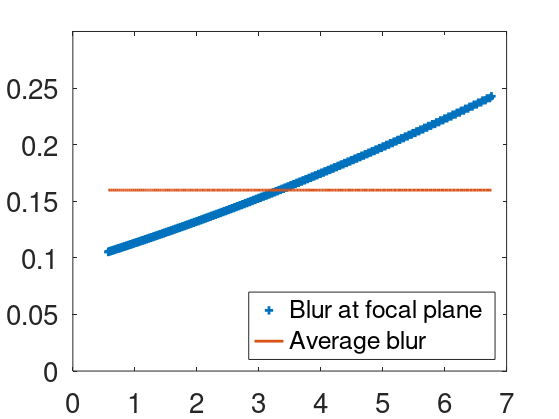
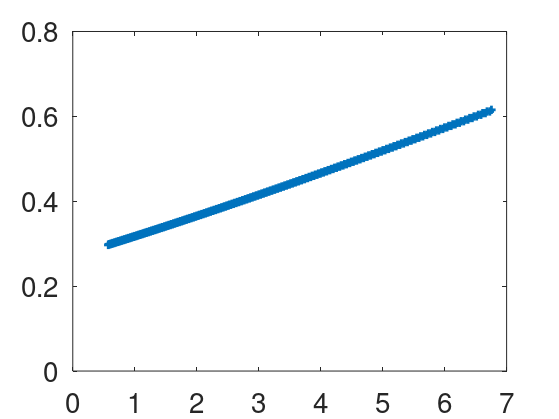
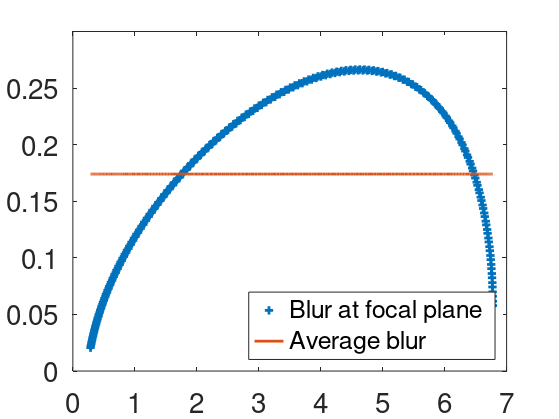
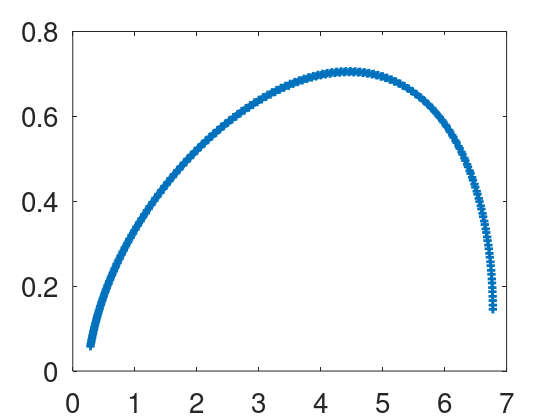

These charts were generated, in order, by the following MATLAB code:
clear all;
close all;

%% Generating graphs to go into the paper

o1=0.03; % Exhaustive search
f1=0.0296; % From Email
           % o1=0.03; % Exhaustive search
           % f1=0.0296; % From Email
d1=0.03; % Exhaustive search

f3=0.06; % Measured to be 0.053
d2=0.12; % measure
de=0.03; % measure

num=280; % num of sample depths along z direction(depth direction)
MinOpPower=12; % min optical power of focus tunable lens(in diopters)
MaxOpPower=16; % max optical power of focus tunable lens(in diopters)
p=1;


t=0:0.058:1e3/60;
delt_t=1e3/60/2;

debugGraphs = false;
printGraphs = true;
triangular = true;
sinusoidal = true;

%% Triangular wave
if(triangular == true)
    A = MaxOpPower - MinOpPower;
    D = (MaxOpPower + MinOpPower)/2;

    D_r = repmat(D, size(t));
    A_r = repmat(A, size(t));
    a_r = repmat(delt_t, size(t));
    one_r = repmat(1, size(t));

    DC_component = (D_r);
    %AC_component = 0.5*A_r - A_r.*abs((a_r - t)./a_r);
    AC_component = 0.5*A_r - A_r.*abs(2*0.06*t - one_r);
    signal_inverse = DC_component - AC_component;
    signal = 1./signal_inverse;
    %figure; plot(signal); 

    f_t_inverse = signal_inverse;
    f2 = signal;


    i1=f1*o1/(o1-f1);
    m1 = i1/o1;
    o2=i1-d1;
    i2=f2*o2./(o2+f2);
    m2 = i2/o2;
    o3=d2-i2;
    i3=f3*o3./(o3-f3);
    m3 = i3./o3;
    ie=-i3+de;
    ie(ie > 5) = 5;
    ie_diopters = 1./ie;
    
    [sorted_ie sort_index] = sort(ie);
    sorted_ie_diopters = 1./sorted_ie;

    ie_combined = [];
    changing_quantity = sorted_ie_diopters;
    for iter = 1:24
        ie_diopters_offset = zeros(size(changing_quantity));
        offset = iter;
        ie_diopters_offset(1,1:end-offset) = changing_quantity(1,offset+1:end);
        ie_diopters_offset(1,end-offset+1:end) = changing_quantity(1,1:offset);
        ie_combined = [ie_combined; ie_diopters_offset]; 
    end
    longitudinal_pixel_blur = std(ie_combined);
    dioptric_logitudinal_pixel_blur = longitudinal_pixel_blur;
    ignore_elements = 24;

    m = m1*(m2.*m3);
    O_1 = 0.01778; % meters. O_1 = 0.7 inches
    I_e = m*O_1;
    theta = abs(2*rad2deg(atan((I_e/2)./ie)));
    sorted_theta = theta(sort_index);
    changing_quantity = sorted_theta;

    fov_combined = [];
    for iter = 1:24
        theta_offset = zeros(size(changing_quantity));
        offset = iter;
        theta_offset(1,1:end-offset) = changing_quantity(1,offset+1:end);
        theta_offset(1,end-offset+1:end) = changing_quantity(1,1:offset);
        fov_combined = [fov_combined; theta_offset]; 
    end
    lateral_pixel_blur = std(fov_combined);

    if(debugGraphs == true)
        % figure; plot(t, f2, '+');
        % title('f2 vs t');

        % figure; plot(t, o1, '+');
        % title ('o1 vs t');

        % figure; plot(t, i1, '+');
        % title ('i1 vs t');
        % figure; plot(t, m1, '+');
        % title ('m1 vs t');

        % figure; plot(t, o2, '+');
        % title('o2 vs t');

        % figure; plot(t, i2, '+');
        % title('i2 vs t');
        % figure; plot(t, m2, '+');
        % title ('m2 vs t');

        % %i2=f2*o2./(o2-f2);
        % figure; plot(t, o3, '+');
        % title('o3 vs t');

        % figure; plot(t, i3, '+');
        % title('i3 vs t');
        % figure; plot(t, m3, '+');
        % title ('m3 vs t');

        % figure; plot(t, m, '+');
        % title ('m vs t');
        
        % figure; plot(t, ie, '+');
        % title('ie vs t');
        
        % figure; plot(t, theta, '+');
        % title ('fov vs t');
        
        % figure; plot(t, ie_diopters, '+');
        % title('ie diopters vs t');
        
        figure; plot(t,longitudinal_pixel_blur);
        title('pixel blur vs t');
        
        figure; plot(t,dioptric_logitudinal_pixel_blur);
        title('pixel blur vs t');
         % figure; plot(t,lateral_pixel_blur);
        % title('pixel blur vs t');
    end
    linewidth = 3; 

    font_size = 20;
    
    if(printGraphs == true)
        % filename = sprintf('./graphs/triangular_lens_power_vs_time.svg');
        % custom_plot_save(t, f_t_inverse, filename);

        % filename = sprintf('./graphs/triangular_virtual_image_diopters_vs_time.svg');
        % custom_plot_save(t, 1./ie, filename);

        % filename = sprintf('./graphs/triangular_virtual_image_distance_vs_time.svg');
        % custom_plot_save(t, ie, filename);
        
        % filename = sprintf('./graphs/triangular_fov_vs_time.svg');
        % custom_plot_save(t, theta, filename);

        % custom_plot_save(t(1,1:end-ignore_elements), dioptric_logitudinal_pixel_blur(1,1:end-ignore_elements), ...
        %                         filename, 0, 1.0, 0, 20);
        
        filename = sprintf('./graphs/triangular_longitudinal_blur_vs_time.svg');
        mean_blur = mean(dioptric_logitudinal_pixel_blur(1,1:end-ignore_elements))
        
        %xdata = t(1,1:end-ignore_elements);
        xdata = sorted_ie_diopters(1,1:end-ignore_elements);
        ydata1 = dioptric_logitudinal_pixel_blur(1,1:end-ignore_elements);
        ydata2 = repmat(mean_blur, size(ydata1));
      
        figure('units','normalized','outerposition', [0 0 0.99 0.98], 'visible', 'on');
        plot(xdata, ydata1, '+', 'LineWidth', 2);
        hold on;
        plot(xdata, ydata2, 'LineWidth', 2);
        legend('Blur at focal plane','Average blur', 'Location', 'southeast');
        ylim([0 0.3]);
        xlim([0 7]);
        set(gcf, 'PaperPositionMode', 'auto');
        set(gca, 'FontSize', font_size);
        print(filename, '-dsvg');

        filename = sprintf('./graphs/triangular_lateral_blur_vs_time.svg');
        % custom_plot_save(t(1,1:end-ignore_elements), lateral_pixel_blur(1,1:end-ignore_elements), ...
        %                  filename, 0, 1.5, 0, 20);
        
        xdata = sorted_ie_diopters(1,1:end-ignore_elements);
        ydata1 = lateral_pixel_blur(1,1:end-ignore_elements);
      
        figure('units','normalized','outerposition', [0 0 0.99 0.98], 'visible', 'on');
        plot(xdata, ydata1, '+', 'LineWidth', 2);
        ylim([0 0.8]);
        xlim([0 7]);
        set(gcf, 'PaperPositionMode', 'auto');
        set(gca, 'FontSize', font_size);
        print(filename, '-dsvg');
 
    end
end


%% Sinusoidal wave

if(sinusoidal == true)
    Magnitude=(MaxOpPower-MinOpPower)/2;
    offset=(MaxOpPower+MinOpPower)/2;

    f_t_inverse=Magnitude*sin(t*2*pi/(1e3/60) + pi/2)+offset;
    f2=1./f_t_inverse;



    i1=f1*o1/(o1-f1);
    m1 = i1/o1;
    o2=i1-d1;
    i2=f2*o2./(o2+f2);
    %i2=f2*o2./(o2-f2);
    m2 = i2/o2;
    o3=d2-i2;
    i3=f3*o3./(o3-f3);
    m3 = i3./o3;
    ie=-i3+de;
    ie(ie > 5) = 5;
    ie_diopters = 1./ie;
    
    [sorted_ie sort_index] = sort(ie);
    sorted_ie_diopters = 1./sorted_ie;

    ie_combined = [];
    changing_quantity = sorted_ie_diopters;
    for iter = 1:24
        ie_diopters_offset = zeros(size(changing_quantity));
        offset = iter;
        ie_diopters_offset(1,1:end-offset) = changing_quantity(1,offset+1:end);
        ie_diopters_offset(1,end-offset+1:end) = changing_quantity(1,1:offset);
        ie_combined = [ie_combined; ie_diopters_offset]; 
    end
    longitudinal_pixel_blur = std(ie_combined);
    dioptric_logitudinal_pixel_blur = longitudinal_pixel_blur;
    ignore_elements = 24;


    m = m1*(m2.*m3);
    O_1 = 0.01778; % meters. O_1 = 0.7 inches
    I_e = m*O_1;
    theta = abs(2*rad2deg(atan((I_e/2)./ie)));
    sorted_theta = theta(sort_index);
    changing_quantity = sorted_theta;

    fov_combined = [];
    for iter = 1:24
        theta_offset = zeros(size(changing_quantity));
        offset = iter;
        theta_offset(1,1:end-offset) = changing_quantity(1,offset+1:end);
        theta_offset(1,end-offset+1:end) = changing_quantity(1,1:offset);
        fov_combined = [fov_combined; theta_offset]; 
    end
    lateral_pixel_blur = std(fov_combined);

    if(debugGraphs == true)
        % figure; plot(t, f2, '+');
        % title('f2 vs t');

        % figure; plot(t, o1, '+');
        % title ('o1 vs t');

        % figure; plot(t, i1, '+');
        % title ('i1 vs t');
        % figure; plot(t, m1, '+');
        % title ('m1 vs t');

        % figure; plot(t, o2, '+');
        % title('o2 vs t');

        % figure; plot(t, i2, '+');
        % title('i2 vs t');
        % figure; plot(t, m2, '+');
        % title ('m2 vs t');

        % %i2=f2*o2./(o2-f2);
        % figure; plot(t, o3, '+');
        % title('o3 vs t');

        % figure; plot(t, i3, '+');
        % title('i3 vs t');
        % figure; plot(t, m3, '+');
        % title ('m3 vs t');

        % figure; plot(t, m, '+');
        % title ('m vs t');

        % figure; plot(t, ie, '+');
        % title('ie vs t');
        
        
        % figure; plot(t, theta, '+');
        % title ('fov vs t');
        
        figure; plot(t, ie_diopters, '+');
        title('ie diopters vs t');
        
        figure; plot(t,longitudinal_pixel_blur);
        title('pixel blur vs t');

        figure; plot(t,lateral_pixel_blur);
        title('pixel blur vs t');
    end

    if(printGraphs == true)
        % filename = sprintf('./graphs/sinusoidal_ens_power_vs_time.svg');
        % custom_plot_save(t, f_t_inverse, filename);

        % filename = sprintf('./graphs/sinusoidal_virtual_image_diopters_vs_time.svg');
        % custom_plot_save(t, 1./ie, filename);

        % filename = sprintf('./graphs/sinusoidal_virtual_image_distance_vs_time.svg');
        % custom_plot_save(t, ie, filename);

        % filename = sprintf('./graphs/sinusoidal_fov_vs_time.svg');
        % custom_plot_save(t, theta, filename);
        
        % filename = sprintf('./graphs/sinusoidal_longitudinal_blur_vs_time.svg');
        % custom_plot_save(t(1,1:end-ignore_elements), dioptric_logitudinal_pixel_blur(1,1:end-ignore_elements), ...
        %                  filename, 0, 1.0, 0, 20);

        % filename = sprintf('./graphs/sinusoidal_lateral_blur_vs_time.svg');
        % custom_plot_save(t(1,1:end-ignore_elements), lateral_pixel_blur(1,1:end-ignore_elements), ...
        %                  filename, 0, 1.5, 0, 20);
        
        filename = sprintf('./graphs/sinusoidal_longitudinal_blur_vs_time.svg');
        mean_blur = mean(dioptric_logitudinal_pixel_blur(1,1:end-ignore_elements))
        
        %xdata = t(1,1:end-ignore_elements);
        xdata = sorted_ie_diopters(1,1:end-ignore_elements);
        ydata1 = dioptric_logitudinal_pixel_blur(1,1:end-ignore_elements);
        ydata2 = repmat(mean_blur, size(ydata1));
      
        figure('units','normalized','outerposition', [0 0 0.99 0.98], 'visible', 'on');
        plot(xdata, ydata1, '+', 'LineWidth', 2);
        hold on;
        plot(xdata, ydata2, 'LineWidth', 2);
        legend('Blur at focal plane','Average blur', 'Location', 'southeast');
        ylim([0 0.3]);
        xlim([0 7]);
        set(gcf, 'PaperPositionMode', 'auto');
        set(gca, 'FontSize', font_size);
        print(filename, '-dsvg');

        filename = sprintf('./graphs/sinusoidal_lateral_blur_vs_time.svg');
        % custom_plot_save(t(1,1:end-ignore_elements), lateral_pixel_blur(1,1:end-ignore_elements), ...
        %                  filename, 0, 1.5, 0, 20);
        
        xdata = sorted_ie_diopters(1,1:end-ignore_elements);
        ydata1 = lateral_pixel_blur(1,1:end-ignore_elements);
      
        figure('units','normalized','outerposition', [0 0 0.99 0.98], 'visible', 'on');
        plot(xdata, ydata1, '+', 'LineWidth', 2);
        ylim([0 0.8]);
        xlim([0 7]);
        set(gcf, 'PaperPositionMode', 'auto');
        set(gca, 'FontSize', font_size);
        print(filename, '-dsvg');
         
    end
end


return;


% figure('units','normalized','outerposition', [0 0 0.48 0.64], 'visible', 'on');
% plot(t,theta);
% set(gcf, 'PaperPositionMode', 'auto');
% filename = sprintf('./graphs/fov_vs_time.png');
% saveas(gcf, filename, 'png');

%% Searching for the right set of parameters
% d1+o1=0.09 % measure

printgraphs = false;
ie_all = [];
fov_all = [];
parameters = [];
index = 0;
o2_all = [];
diff_o2_f1 = [];
i2_all = [];


% f1=0.07; % From Email
% d1=0.03; % Guess
% f3=0.04; % Guess
d2=0.12; % measure
de=0.07; % measure

for f3 = 0.055:0.001:0.06
    for o1=0.04:0.01:0.07
        for f1=0.02:0.001:0.04
            
            if(o1 <= f1 || o1 >= 2*f1)
                continue;
            end
            for d1 = 0.01:0.01:0.035
                
                
                % o1 has to lie between f1 and 2*f1
                
                
                
                
                % d2=0.12; % measure
                % de=0.07; % measure
                
                % o1=0.04; % Guess
                % f1=0.03; % From Email
                % d1=0.05; % Guess
                % f3=0.09; % Guess
                
                %
                num=280; % num of sample depths along z direction(depth direction)
                MinOpPower=12; % min optical power of focus tunable lens(in diopters)
                MaxOpPower=16; % max optical power of focus tunable lens(in diopters)
                t=1:num;
                p=1;
                
                % finding depthlist using triangular driving signal
                t=0:58:1e6/60;
                delt_t=1e6/60/2;
                tan1=(MinOpPower-MaxOpPower)/delt_t;
                y1=tan1*t+MaxOpPower;
                
                tan2=(MaxOpPower-MinOpPower)/delt_t;
                y2=tan2*t+2*MinOpPower-MaxOpPower;
                
                index=max(find(t<=delt_t));
                f_t_inverse=[y1(1:index),y2(index+1:end)];
                f2=1./f_t_inverse;
                
                % considering three lens separately
                i1=f1*o1/(o1-f1);
                o2=i1-d1;
                
                i2=f2*o2./(o2+f2);
                %i2=f2*o2./(o2-f2);
                
                o2_all = [o2_all; o2];
                diff_o2_f1 = [diff_o2_f1 (o2 + f1)];
                i2_all = [i2_all i2];
                o3=d2-i2;
                
                % o3 has to lie within f3
                
                
                %                 if(abs(o3) > abs(f3))
                %                     break;
                %                 end
                
                
                i3=f3*o3./(o3-f3);
                ie=-i3+de;
                
                % Field of View
                
                O_1 = 0.01778; % meters. O_1 = 0.7 inches
                I_e = - (ie/o3) * (i2/o2) * (i1/o1) * O_1;
                theta = 2*rad2deg(atan((I_e/2)./ie));
                
                ie_all = [ie_all; ie];
                fov_all = [fov_all; theta];
                
                %
                parameters = [parameters; [index o1 f1 d1 f3]];
                
                if(printgraphs)
                    figure('units','normalized','outerposition', [0 0 0.48 0.64], 'visible', 'on');
                    subplot(2,2,1)
                    plot(t,f_t_inverse,'r*'); hold on;
                    title('Focus-tunable Lens Driving signal');
                    xlabel('time/s');
                    ylabel('Optical power/diopter');
                    
                    
                    subplot(2,2,2)
                    plot(t,1./ie,'r*');
                    title('Focal plane depth changes in diopter');
                    xlabel('time/s');
                    ylabel('Focal plane depth/diopter');
                    
                    subplot(2,2,3)
                    plot(t,ie,'r*');
                    title('Focal plane depth changes in meter');
                    xlabel('time/s');
                    ylabel('Focal plane depth/m');
                    
                    subplot(2,2,4)
                    plot(t,theta,'r*');
                    title('Field of view');
                    xlabel('time/s');
                    ylabel('Field of view');
                    
                    set(gcf, 'PaperPositionMode', 'auto');
                    filename = sprintf('./graphs/%1.2f_%1.2f_%1.2f_%1.2f.png', f3, o1, f1, d1);
                    
                    saveas(gcf, filename, 'png');
                    %close(gcf);
                end
            end
        end
    end
end


ie_subset = ie_all;
ie_subset(ie_subset < 0) = 0;
ie_subset(ie_subset > 4) = 4;
figure; imagesc(ie_subset); colorbar;
figure; plot(i2_all);

mean_fov = mean(abs(fov_all), 2);

